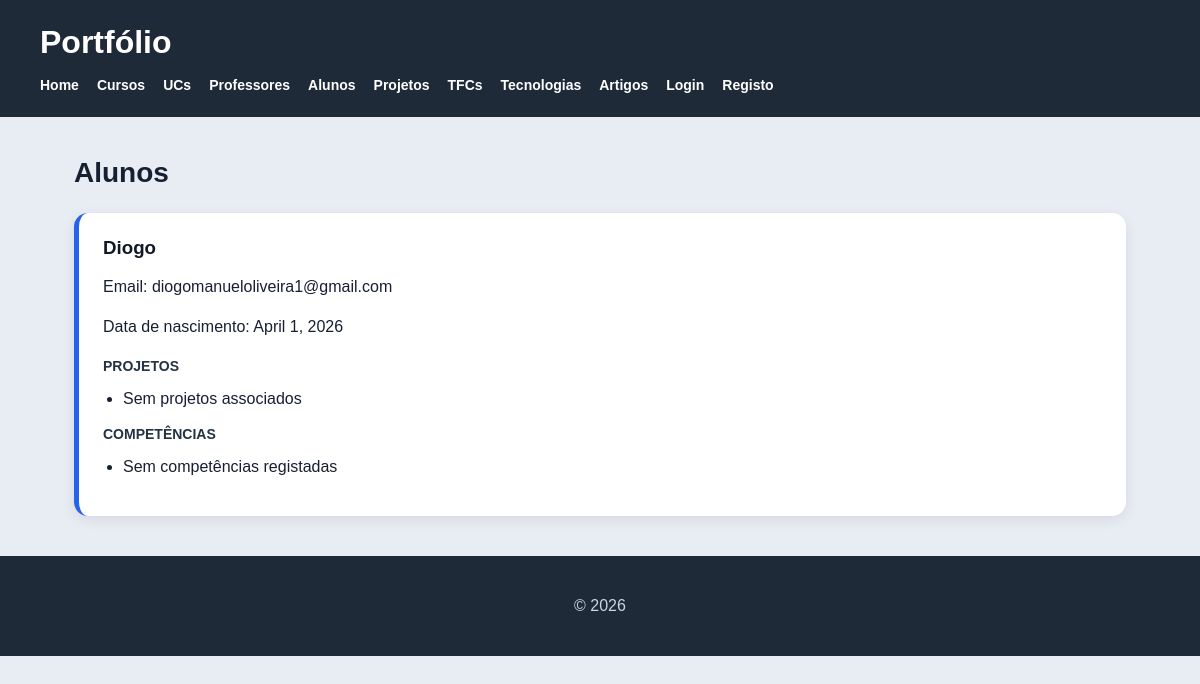
Page /alunos/ on the committed database.
### portfolio/models.py (models this page shows, shortened)
class Aluno(models.Model):
    nome = models.CharField(max_length=100)
    email = models.EmailField(unique=True)
    data_nascimento = models.DateField()

### portfolio/views.py (the view)
# urls.py: path('alunos/', views.alunos_view, name='alunos'),
def alunos_view(request):
    alunos = Aluno.objects.prefetch_related("competencias", "projetos", "inscricao").all()
    return render(request, "portfolio/alunos.html", {"alunos": alunos})

### portfolio/templates/portfolio/alunos.html
{% extends "portfolio/base.html" %}
{% block content %}
<h2>Alunos</h2>
<section>
    {% for aluno in alunos %}
        <article>
            <h3>{{ aluno.nome }}</h3>
            <p>Email: {{ aluno.email }}</p>
            <p>Data de nascimento: {{ aluno.data_nascimento }}</p>
            <h4>Projetos</h4>
            <ul>
                {% for projeto in aluno.projetos.all %}
                    <li>{{ projeto.nome }}</li>
                {% empty %}
                    <li>Sem projetos associados</li>
                {% endfor %}
            </ul>
            <h4>Competências</h4>
            <ul>
                {% for competencia in aluno.competencias.all %}
                    <li>{{ competencia.nome }} - {{ competencia.nivel }}</li>
                {% empty %}
                    <li>Sem competências registadas</li>
                {% endfor %}
            </ul>
        </article>
    {% empty %}
        <p>Não existem alunos registados.</p>
    {% endfor %}
</section>
{% endblock %}

### portfolio/static/portfolio/styles.css (style rules this page uses)
* { box-sizing: border-box; }
body { margin: 0; font-family: Arial, Helvetica, sans-serif; background: #e8edf3; color: #172033; }
h2 { font-size: 28px; margin-bottom: 24px; }
section { display: grid; gap: 22px; }
article { background: white; border-radius: 14px; padding: 24px; box-shadow: 0 4px 14px rgba(0, 0, 0, 0.08); }
article h3 { margin-top: 0; color: #111827; }
article h4 { margin-bottom: 8px; color: #243244; font-size: 14px; text-transform: uppercase; }
p { line-height: 1.5; }
ul { padding-left: 20px; }
li { margin-bottom: 6px; }
article { border-left: 5px solid #2563eb; }
article h3 { margin-bottom: 12px; }

### rows in the picture
Aluno: nome "Diogo", email "diogomanueloliveira1@gmail.com", data_nascimento "April 1, 2026"
